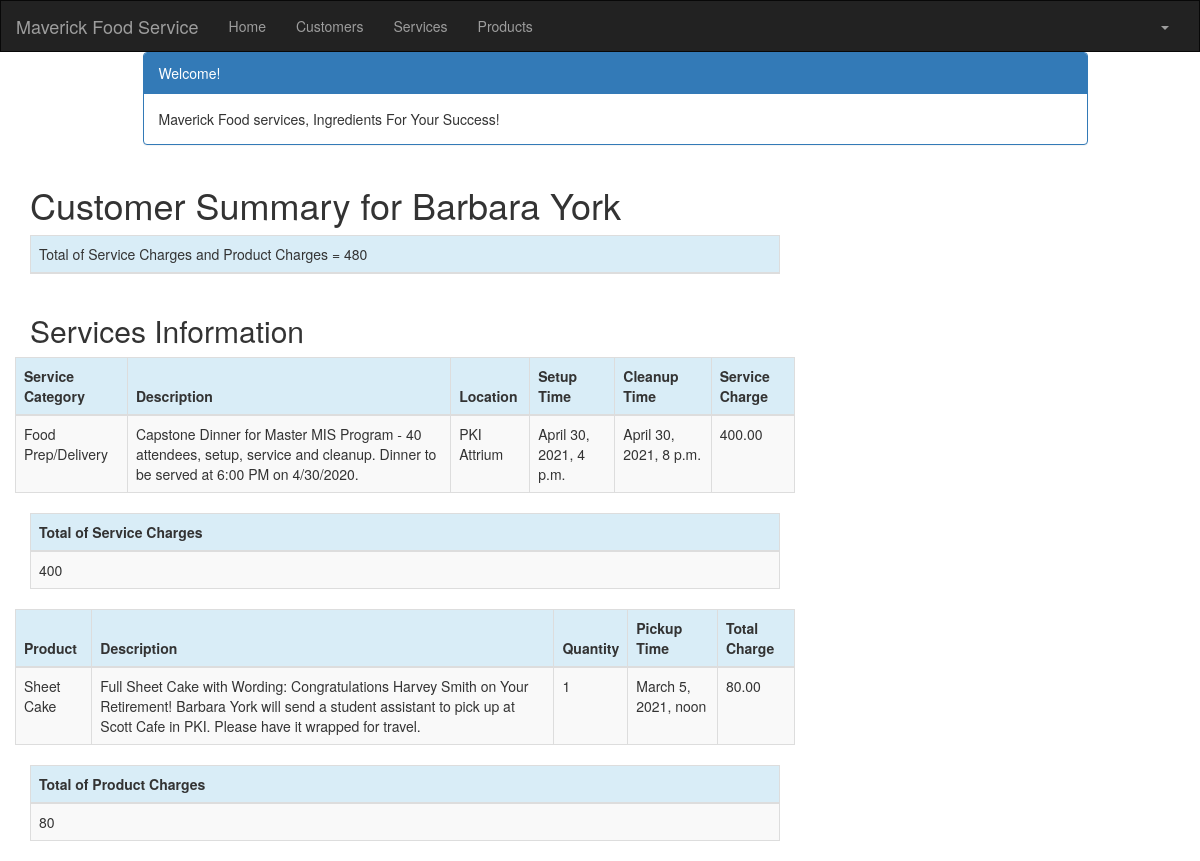
The page /customer/1/summary/ (signed in) on the database its author committed.
### crm/models.py (models this page shows, shortened)
class Customer(models.Model):
    cust_name = models.CharField(max_length=50)
    organization = models.CharField(max_length=100, blank=True)
    role = models.CharField(max_length=100)
    email = models.EmailField(max_length=100)
    bldgroom = models.CharField(max_length=100)
    address = models.CharField(max_length=200)
    account_number = models.IntegerField(blank=False, null=False)
    city = models.CharField(max_length=50)
    state = models.CharField(max_length=50)
    zipcode = models.CharField(max_length=10)
    phone_number = models.CharField(max_length=50)
    created_date = models.DateTimeField(
        default=timezone.now)
    updated_date = models.DateTimeField(auto_now_add=True)

class Service(models.Model):
    cust_name = models.ForeignKey(Customer, on_delete=models.CASCADE, related_name='services')
    service_category = models.CharField(max_length=100)
    description = models.TextField()
    location = models.CharField(max_length=200)
    setup_time = models.DateTimeField(
        default=timezone.now)
    cleanup_time = models.DateTimeField(
        default=timezone.now)
    service_charge = models.DecimalField(max_digits=10, decimal_places=2)
    created_date = models.DateTimeField(
        default=timezone.now)
    updated_date = models.DateTimeField(auto_now_add=True)

class Product(models.Model):
    cust_name = models.ForeignKey(Customer, on_delete=models.CASCADE, related_name='products')
    product = models.CharField(max_length=100)
    p_description = models.TextField()
    quantity = models.IntegerField()
    pickup_time = models.DateTimeField(
        default=timezone.now)
    charge = models.DecimalField(max_digits=10, decimal_places=2)
    created_date = models.DateTimeField(
        default=timezone.now)
    updated_date = models.DateTimeField(auto_now_add=True)

### crm/views.py (the view)
# urls.py: path('customer/<int:pk>/summary/', views.summary, name='summary'),
@login_required
def summary(request, pk):
    customer = get_object_or_404(Customer, pk=pk)
    customers = Customer.objects.filter(created_date__lte=timezone.now())
    services = Service.objects.filter(cust_name=pk)
    products = Product.objects.filter(cust_name=pk)
    sum_service_charge = \
        Service.objects.filter(cust_name=pk).aggregate(Sum('service_charge'))
    sum_product_charge = \
        Product.objects.filter(cust_name=pk).aggregate(Sum('charge'))
    sum = sum_product_charge.get("charge__sum")
    if sum== None:
        sum_product_charge = {'charge__sum' : Decimal('0')}
    sum = sum_service_charge.get("service_charge__sum")
    if sum== None:
        sum_service_charge = {'service_charge__sum' : Decimal('0')}
    return render(request, 'crm/summary.html', {'customer': customer,
                              'products': products,
                              'services': services,
                              'sum_service_charge': sum_service_charge,
                              'sum_product_charge': sum_product_charge,})

### crm/templates/crm/summary.html
{% extends 'crm/base.html' %}
{% block content %}
{% load mathfilters %}
{% load humanize %}
<div class="container">
    <div class="row">
        <div class="col-md-10 col-md-offset-1">
            <div class="panel panel-primary">
                <div class="panel-heading">Welcome!</div>
                <div class="panel-body">
                    Maverick Food services, Ingredients For Your Success!
                </div>
            </div>
        </div>
    </div>
</div>
<div class="row">
  <h1 style="padding-left: 15Px">Customer Summary for {{ customer.cust_name }}</h1>
</div>
        <table class="table table-striped table-bordered table-hover">
        <thead>
            <tr class="bg-info">
                <td>Total of Service Charges and Product Charges = {{sum_service_charge.service_charge__sum|add:sum_product_charge.charge__sum|intcomma}}</td>
            </tr>
        </thead>
        </table>
    <div class="row">
        <h2 style="padding-left: 15Px">Services Information</h2>
    </div>
    <div class="row">
        <table class="table table-striped table-bordered table-hover">
            <thead>
            <tr class="bg-info">
                <th>Service Category</th>
                <th>Description</th>
                <th>Location</th>
                <th>Setup Time</th>
                <th>Cleanup Time</th>
                <th>Service Charge</th>
            </tr>
            </thead>
            <tbody>
            {% for service in services %}
                <tr>
                    <td>{{ service.service_category }}</td>
                    <td>{{ service.description }}</td>
                    <td>{{ service.location }}</td>
                    <td>{{ service.setup_time }}</td>
                    <td>{{ service.cleanup_time }}</td>
                    <td>{{ service.service_charge }}</td>
                </tr>
            {% endfor %}
            </tbody>
        </table>
    </div>
    <table class="table table-striped table-bordered table-hover">
        <thead>
            <tr class="bg-info">
                <th>Total of Service Charges</th>
            </tr>
        </thead>
        <tbody>
            <tr>
                <td>{{ sum_service_charge.service_charge__sum|intcomma }}</td>
            </tr>
        </tbody>
    </table>
    <div class="row">
        <table class="table table-striped table-bordered table-hover">
            <thead>
            <tr class="bg-info">
                <th>Product</th>
                <th>Description</th>
                <th>Quantity</th>
                <th>Pickup Time</th>
                <th>Total Charge</th>
            </tr>
            </thead>
            <tbody>
            {% for product in products %}
                <tr>
                    <td>{{ product.product }}</td>
                    <td>{{ product.p_description }}</td>
                    <td>{{ product.quantity|intcomma }}</td>
                    <td>{{ product.pickup_time }}</td>
                    <td>{{ product.charge|intcomma }}</td>
                </tr>
            {% endfor %}
            </tbody>
        </table>
    </div>
        <table class="table table-striped table-bordered table-hover">
        <thead>
            <tr class="bg-info">
                <th>Total of Product Charges</th>
            </tr>
        </thead>
        <tbody>
            <tr>
                <td>{{ sum_product_charge.charge__sum|intcomma }}</td>
            </tr>
        </tbody>
    </table>
</div>
{% endblock %}

### rows shown on the page
Customer: cust_name "Barbara York"
Service: service_category "Food Prep/Delivery", description "Capstone Dinner for Master MIS Program - 40 attendees, setup, service and cleanup. Dinner to be served at 6:00 PM on 4/30/2020.", location "PKI Attrium", setup_time "April 30, 2021, 4 p.m.", cleanup_time "April 30, 2021, 8 p.m.", service_charge "400.00"
Product: product "Sheet Cake", p_description "Full Sheet Cake with Wording: Congratulations Harvey Smith on Your Retirement! Barbara York will send a student assistant to pick up at Scott Cafe in PKI. Please have it wrapped for travel.", quantity "1", pickup_time "March 5, 2021, noon", charge "80.00"

### other values the page prints
{{ sum_service_charge.service_charge__sum|intcomma }} "400"
{{ sum_product_charge.charge__sum|intcomma }} "80"
